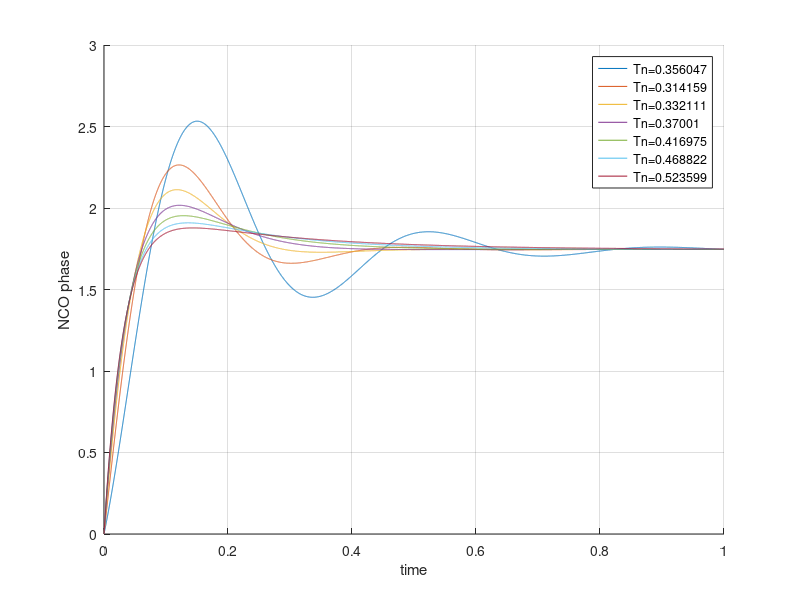

MATLAB code for this plot:
%% https://github.com/VSHEV92/Synchronization_Systems_Models
clc; clear; close all; 

%% Переходная характеричтика фапч с пропорционально-интегрирующим петлевым фильтром.
%% Коэффициенты усиления фазового детектора и NCO равны 1.
%% При значении декремента меньше единице появляются колебания. Их период можно рассчитать
%% через значение шумовой полосы и резонансной частоты.

%% Литература: Gardner Phaselock Technique p.49

Ts = 1e-4;                % шаг дискретизации
Tsim = 1;                 % время моделирования
Time = 0:Ts:Tsim;         
Nsamp = length(Time);     % число отсчетов

ksi_list = 0.3:0.2:1.5;   % декремент затухания 
BL = 10;                  % шумовая полоса
BL_n = BL * Ts;           % нормированная шумовая полоса

%% входной сигнал. ступенчатое изменение фазы на 100 градусов
indata = ones(1, Nsamp);
indata = indata * 100 / 180 * pi;

%% ошибка по фазе, выход фильтра и фаза NCO
err = zeros(1, Nsamp);
nco_phase = zeros(1, Nsamp);
loop_filter_out = zeros(1, Nsamp);

%% прошлое значение в интегрирующей ветви
ki_out_last = 0;

%% массив для сохраниения периода колебаний
Tn = [];

for ksi = ksi_list

    wn = 2 * BL / (ksi + 0.25/ksi);     % резонансная частота (рад/с)
    fn = wn / 2 / pi;                   % резонансная частота (Гц/с)
    Tn = [Tn 1/fn];                     % расчет и сохранение периода колебаний

    kp = 4*ksi*BL_n / (ksi + 0.25/ksi);        % усиление пропорциональной ветви
    ki = 4*BL_n^2 / (ksi + 0.25/ksi)^2;        % усиление интегрирующей ветви
    for n = 2:Nsamp
        % вычисление ошибки
        err(n) = indata(n) - nco_phase(n-1);

        % петлевой фильтр
        kp_out = kp * err(n);
        ki_out = ki * err(n) + ki_out_last;
        loop_filter_out(n) = kp_out + ki_out;
        ki_out_last = ki_out;

        % вычисление фазы NCO
        nco_phase(n) = nco_phase(n-1) + loop_filter_out(n); 
    endfor

    hold on;
    plot(Time, nco_phase); grid on;
    xlabel('time'); ylabel('NCO phase')
endfor

%% на легенде указан период колебаний при переходном процессе
legend(cellstr(num2str(Tn', 'Tn=%-d')))

